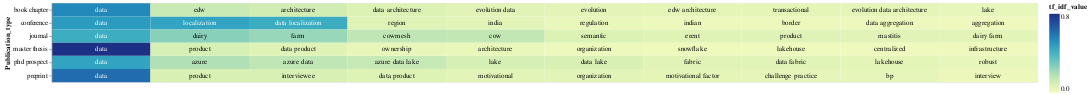

Source (notebook cell):
### Code cell
# Select the top terms for each PDF
top_terms_df_publication_type = result_df_tfidf_publication_type.groupby('Publication_type').head(10)

# Add a small random value to 'idf_value' for better visualization
top_terms_df_publication_type['tf_idf_value'] = top_terms_df_publication_type['tf_idf_value'] + np.random.rand(top_terms_df_publication_type.shape[0]) * 0.0001

# Create a base chart
base = alt.Chart(top_terms_df_publication_type).encode(
    x=alt.X('rank:O', axis=None),  # Use rank for x-axis
    y='Publication_type:N',
    color=alt.Color('tf_idf_value:Q', scale=alt.Scale(scheme='viridis')),
    text='top_word:N'  # Corrected column name to 'topic_word'
).transform_window(
    rank="rank()",
    sort=[alt.SortField("tf_idf_value", order="descending")],
    groupby=["Publication_type"]
)

# Create a heatmap
heatmap = base.mark_rect().encode(
    color='tf_idf_value:Q',
)

# Create text labels with conditional color
text = base.mark_text(baseline='middle').encode(
    text='top_word:N',
    color=alt.condition(alt.datum.tf_idf_value >= 0.4, alt.value('white'), alt.value('black'))
)

# Display the heatmap and text labels
chart_publication_type = (heatmap + text).properties(width=1500)
chart_publication_type

### Figure 1 — Vega-Lite specification as saved in the notebook (floating-point values rounded to 4 significant figures)
{"config": {"view": {"continuousWidth": 300, "continuousHeight": 300}}, "layer": [{"mark": {"type": "rect"}, "encoding": {"color": {"field": "tf_idf_value", "type": "quantitative"}, "text": {"field": "top_word", "type": "nominal"}, "x": {"axis": null, "field": "rank", "type": "ordinal"}, "y": {"field": "Publication_type", "type": "nominal"}}, "transform": [{"window": [{"op": "rank", "field": "", "as": "rank"}], "groupby": ["Publication_type"], "sort": [{"field": "tf_idf_value", "order": "descending"}]}]}, {"mark": {"type": "text", "baseline": "middle"}, "encoding": {"color": {"condition": {"test": "(datum.tf_idf_value >= 0.4)", "value": "white"}, "value": "black"}, "text": {"field": "top_word", "type": "nominal"}, "x": {"axis": null, "field": "rank", "type": "ordinal"}, "y": {"field": "Publication_type", "type": "nominal"}}, "transform": [{"window": [{"op": "rank", "field": "", "as": "rank"}], "groupby": ["Publication_type"], "sort": [{"field": "tf_idf_value", "order": "descending"}]}]}], "data": {"name": "data-d2c2d31f00452d9509ca3cb0c2c78860"}, "width": 1500, "$schema": "https://vega.github.io/schema/vega-lite/v5.15.1.json", "datasets": {"data-d2c2d31f00452d9509ca3cb0c2c78860": [{"Publication_type": "conference", "top_word": "data", "tf_idf_value": 0.4858}, {"Publication_type": "conference", "top_word": "localization", "tf_idf_value": 0.4652}, {"Publication_type": "conference", "top_word": "data localization", "tf_idf_value": 0.435}, {"Publication_type": "conference", "top_word": "region", "tf_idf_value": 0.1058}, {"Publication_type": "conference", "top_word": "india", "tf_idf_value": 0.09254}, {"Publication_type": "conference", "top_word": "regulation", "tf_idf_value": 0.06881}, {"Publication_type": "conference", "top_word": "indian", "tf_idf_value": 0.05687}, {"Publication_type": "conference", "top_word": "border", "tf_idf_value": 0.05575}, {"Publication_type": "conference", "top_word": "data aggregation", "tf_idf_value": 0.05431}, {"Publication_type": "conference", "top_word": "aggregation", "tf_idf_value": 0.0497}, {"Publication_type": "book chapter", "top_word": "data", "tf_idf_value": 0.5379}, {"Publication_type": "book chapter", "top_word": "edw", "tf_idf_value": 0.1636}, {"Publication_type": "book chapter", "top_word": "architecture", "tf_idf_value": 0.1435}, {"Publication_type": "book chapter", "top_word": "data architecture", "tf_idf_value": 0.1155}, {"Publication_type": "book chapter", "top_word": "evolution data", "tf_idf_value": 0.09981}, {"Publication_type": "book chapter", "top_word": "evolution", "tf_idf_value": 0.08993}, {"Publication_type": "book chapter", "top_word": "edw architecture", "tf_idf_value": 0.08595}, {"Publication_type": "book chapter", "top_word": "transactional", "tf_idf_value": 0.08574}, {"Publication_type": "book chapter", "top_word": "evolution data architecture", "tf_idf_value": 0.08499}, {"Publication_type": "book chapter", "top_word": "lake", "tf_idf_value": 0.07574}, {"Publication_type": "phd prospect", "top_word": "data", "tf_idf_value": 0.4654}, {"Publication_type": "phd prospect", "top_word": "azure", "tf_idf_value": 0.2136}, {"Publication_type": "phd prospect", "top_word": "azure data", "tf_idf_value": 0.1853}, {"Publication_type": "phd prospect", "top_word": "azure data lake", "tf_idf_value": 0.1711}, {"Publication_type": "phd prospect", "top_word": "lake", "tf_idf_value": 0.1345}, {"Publication_type": "phd prospect", "top_word": "data lake", "tf_idf_value": 0.1278}, {"Publication_type": "phd prospect", "top_word": "fabric", "tf_idf_value": 0.09888}, {"Publication_type": "phd prospect", "top_word": "data fabric", "tf_idf_value": 0.09753}, {"Publication_type": "phd prospect", "top_word": "lakehouse", "tf_idf_value": 0.08671}, {"Publication_type": "phd prospect", "top_word": "robust", "tf_idf_value": 0.07624}, {"Publication_type": "journal", "top_word": "data", "tf_idf_value": 0.4337}, {"Publication_type": "journal", "top_word": "dairy", "tf_idf_value": 0.2857}, {"Publication_type": "journal", "top_word": "farm", "tf_idf_value": 0.258}, {"Publication_type": "journal", "top_word": "cowmesh", "tf_idf_value": 0.1843}, {"Publication_type": "journal", "top_word": "cow", "tf_idf_value": 0.181}, {"Publication_type": "journal", "top_word": "semantic", "tf_idf_value": 0.1186}, {"Publication_type": "journal", "top_word": "erent", "tf_idf_value": 0.1036}, {"Publication_type": "journal", "top_word": "product", "tf_idf_value": 0.1022}, {"Publication_type": "journal", "top_word": "mastitis", "tf_idf_value": 0.09894}, {"Publication_type": "journal", "top_word": "dairy farm", "tf_idf_value": 0.09645}, {"Publication_type": "preprint", "top_word": "data", "tf_idf_value": 0.6056}, {"Publication_type": "preprint", "top_word": "product", "tf_idf_value": 0.129}, {"Publication_type": "preprint", "top_word": "interviewee", "tf_idf_value": 0.1279}, {"Publication_type": "preprint", "top_word": "data product", "tf_idf_value": 0.1151}, {"Publication_type": "preprint", "top_word": "motivational", "tf_idf_value": 0.09592}, {"Publication_type": "preprint", "top_word": "organization", "tf_idf_value": 0.09031}, {"Publication_type": "preprint", "top_word": "motivational factor", "tf_idf_value": 0.08565}, {"Publication_type": "preprint", "top_word": "challenge practice", "tf_idf_value": 0.0822}, {"Publication_type": "preprint", "top_word": "bp", "tf_idf_value": 0.08127}, {"Publication_type": "preprint", "top_word": "interview", "tf_idf_value": 0.0635}, {"Publication_type": "master thesis", "top_word": "data", "tf_idf_value": 0.7699}, {"Publication_type": "master thesis", "top_word": "product", "tf_idf_value": 0.1328}, {"Publication_type": "master thesis", "top_word": "data product", "tf_idf_value": 0.1064}, {"Publication_type": "master thesis", "top_word": "ownership", "tf_idf_value": 0.073}, {"Publication_type": "master thesis", "top_word": "architecture", "tf_idf_value": 0.06892}, {"Publication_type": "master thesis", "top_word": "organization", "tf_idf_value": 0.06059}, {"Publication_type": "master thesis", "top_word": "snowflake", "tf_idf_value": 0.05276}, {"Publication_type": "master thesis", "top_word": "lakehouse", "tf_idf_value": 0.05063}, {"Publication_type": "master thesis", "top_word": "centralized", "tf_idf_value": 0.04939}, {"Publication_type": "master thesis", "top_word": "infrastructure", "tf_idf_value": 0.04869}]}}
